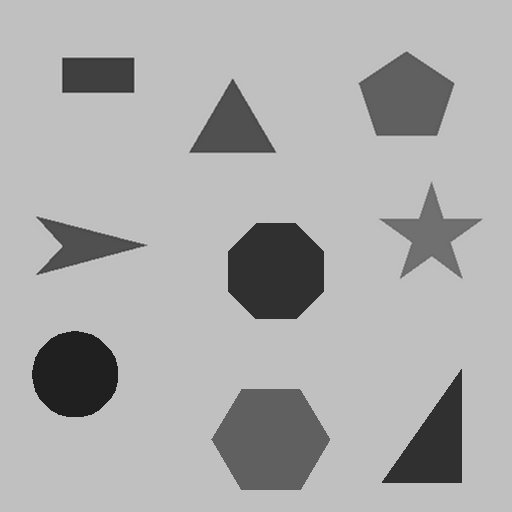
//> input picture part4/polygon/polygon.bmp, 512 x 512 px
$ ./main   (built with g++ and OpenCV 4)
//> lines starting //> are read from the running program, lines starting //| are printed output that depends on the picture; after the words box and inside, x2 and y2 are one past the last pixel; in counts of white or black regions, pixels touching at a corner belong together
//> further down, src is the input picture: 512 rows x 512 cols, CV_8UC1; min 32, max 210, mean 171.6
#pragma warning(disable: 4819)

#include "opencv2/opencv.hpp"
#include <iostream>

using namespace cv;
using namespace std;

int gThreshold = 128;
Mat src, dst, src_th;

void on_threshold(int, void*)
{
	threshold(src, src_th, gThreshold, 255, THRESH_BINARY_INV);
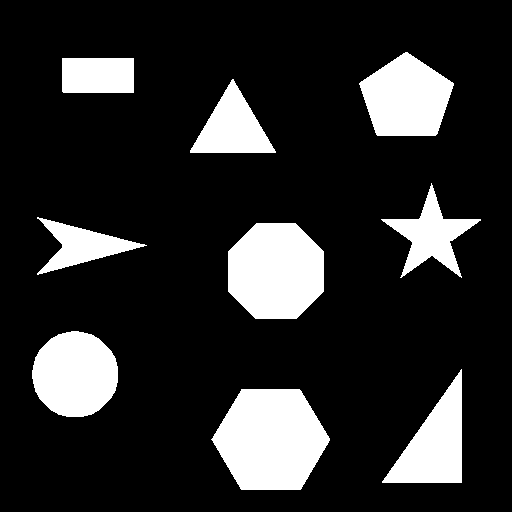
//> src_th: 512 rows x 512 cols, CV_8UC1; 16.9% white; 9 white regions, largest, box (x1, y1, x2, y2) and area: (211, 389, 330, 490) 8989, (228, 223, 324, 319) 7648, (32, 331, 118, 417) 5804
	erode(src_th, src_th, Mat());
	dilate(src_th, src_th, Mat());
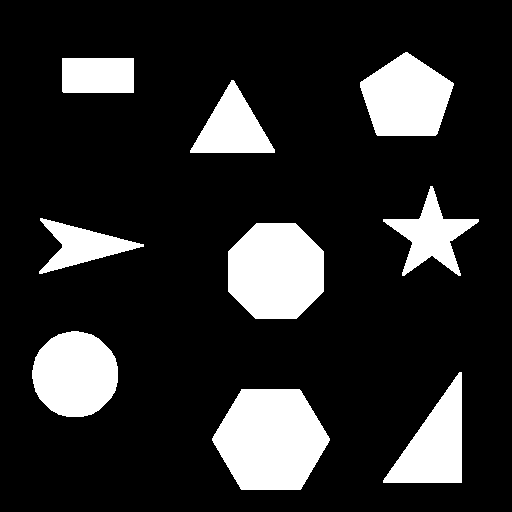
//> src_th: 512 rows x 512 cols, CV_8UC1; 16.8% white; 9 white regions, largest, box (x1, y1, x2, y2) and area: (212, 389, 330, 490) 8988, (228, 223, 324, 319) 7648, (32, 331, 118, 417) 5804
	cvtColor(src, dst, COLOR_GRAY2BGR);

	Mat labels, stats, centroids;
	int num_labels = connectedComponentsWithStats(src_th, labels, stats, centroids);
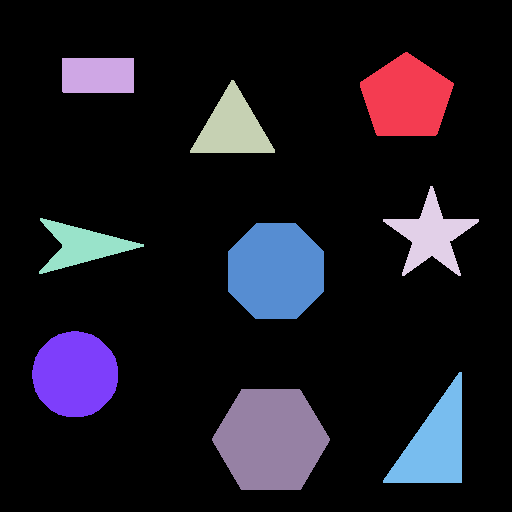
//> labels: 512 rows x 512 cols, CV_32SC1; 10 distinct labels, from 0 to 9; one colour per label, 0 black
//> stats = [[0, 0, 512, 512, 218019], [360, 52, 94, 84, 5618], [62, 58, 72, 35, 2519], [190, 80, 85, 73, 3282], [383, 186, 96, 90, 3173], [39, 218, 105, 56, 2468], [228, 223, 96, 96, 7648], [32, 331, 86, 86, 5804], [383, 372, 79, 111, 4625], [212, 389, 118, 101, 8988]]; centroids = [[252.9, 248.7], [406.1, 97.73], [97.51, 74.99], [232.2, 127.6], [430.8, 234.8], [81.79, 245.4], [275.5, 270.7], [74.7, 373.9], [434.6, 444.3], [270.4, 439.1]]; num_labels = 10

	for (int i = 1; i < num_labels; i++) {
		int* pStats = stats.ptr<int>(i);

		if (pStats[CC_STAT_AREA] >(256 * 256) ||
			pStats[CC_STAT_AREA] < 20)
			continue;

		Rect rect(pStats[CC_STAT_LEFT], pStats[CC_STAT_TOP], pStats[CC_STAT_WIDTH], pStats[CC_STAT_HEIGHT]);
		Point center(centroids.at<double>(i, 0), centroids.at<double>(i, 1));

		rectangle(dst, rect, Scalar(0, 255, 255), 2);
		circle(dst, center, 2, Scalar(0, 0, 255), 2);
	}
//> this loop made 9 passes
//> (rect, center) on passes 1 to 9: (Rect(360, 52, 94, 84), Point(406, 97)), (Rect(62, 58, 72, 35), Point(97, 74)), (Rect(190, 80, 85, 73), Point(232, 127)), (Rect(383, 186, 96, 90), Point(430, 234)), (Rect(39, 218, 105, 56), Point(81, 245)), (Rect(228, 223, 96, 96), Point(275, 270)), (Rect(32, 331, 86, 86), Point(74, 373)), (Rect(383, 372, 79, 111), Point(434, 444)), (Rect(212, 389, 118, 101), Point(270, 439))
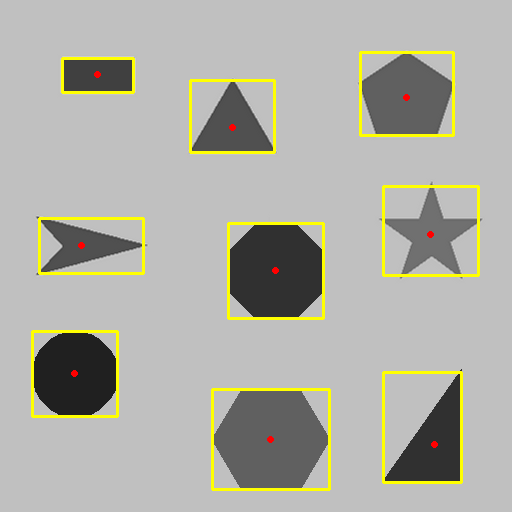
//> dst: 512 rows x 512 cols, CV_8UC3; 3.65% of pixels changed, all inside (x1, y1, x2, y2) = (31, 51, 480, 491)

	imshow("src_th", src_th);
	imshow("dst", dst);
}

int main()
{
	src = imread("polygon.bmp", IMREAD_GRAYSCALE);

	if (src.empty()) {
		cerr << "Image load failed!" << endl;
		return -1;
	}

	namedWindow("src");
	imshow("src", src);

	namedWindow("src_th");
	namedWindow("dst");

	createTrackbar("Threshold", "src_th", &gThreshold, 255, on_threshold);
	on_threshold(0, 0);

	waitKey(0);
	return 0;
}
